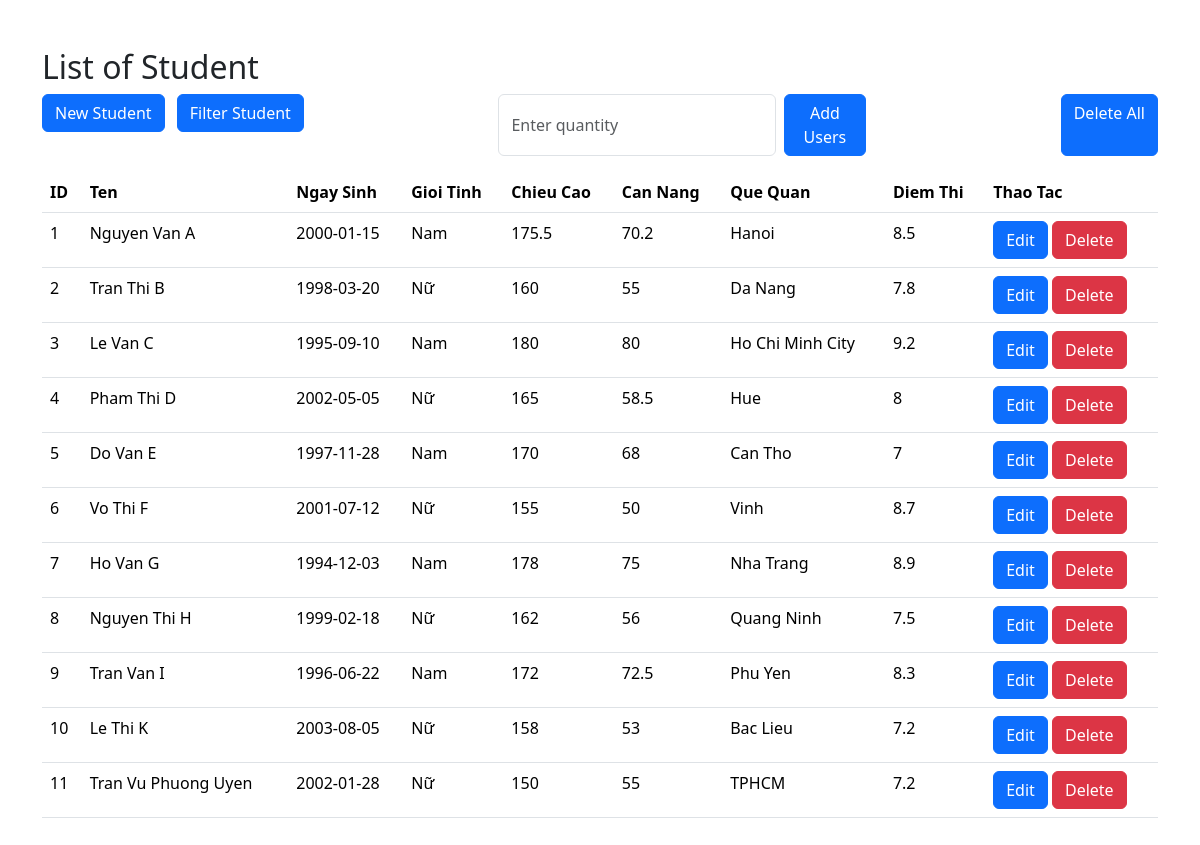
The page / on the database its author committed.
### tables this page shows
CREATE TABLE `userinformation` (
  `ID` int(11) NOT NULL,
  `Ten` varchar(255) NOT NULL,
  `NgaySinh` date DEFAULT NULL,
  `GioiTinh` enum('Nam','Nữ','Khác') DEFAULT NULL,
  `ChieuCao` float DEFAULT NULL,
  `CanNang` float DEFAULT NULL,
  `QueQuan` varchar(255) DEFAULT NULL,
  `DiemThi` float DEFAULT NULL
);

### index.php (the view, shortened to what this page needs)
<?php
$servername = "localhost";
$username = "root";
$password = "";
$database = "student";
$connection = new mysqli($servername, $username, $password, $database);
?>
<!DOCTYPE html>
<html lang="en">
<head>
  <link rel="stylesheet" href="https://cdn.jsdelivr.net/npm/bootstrap@5.3.3/dist/css/bootstrap.min.css" />
</head>
<body>
  <div class="container my-5">
    <h2 class="d-flex align-items-center">List of Student</h2>
    <div class="d-flex justify-content-between mb-3">
      <span>
        <a href="/Student-List/create.php" class="btn btn-primary me-2" role="button">New Student</a>
        <a href="/Student-List/filter.php" class="btn btn-primary me-2" role="button">Filter Student</a>
      </span>
      <form method="post" class="d-flex">
        <input type="number" name="quantity" class="form-control me-2" placeholder="Enter quantity" required>
        <button type="submit" name="add_users" class="btn btn-primary">Add Users</button>
      </form>
      <a href="?delete_all=true" class="btn btn-primary custom-gradient-4 ms-2" role="button">Delete All</a>
    </div>
    <table class="table">
      <thead>
        <tr>
          <th>ID</th>
          <th>Ten</th>
          <th>Ngay Sinh</th>
          <th>Gioi Tinh</th>
          <th>Chieu Cao</th>
          <th>Can Nang</th>
          <th>Que Quan</th>
          <th>Diem Thi</th>
          <th>Thao Tac</th>
        </tr>
      </thead>
      <tbody>
        <?php
                $sql = "SELECT * FROM userinformation";
                $result = $connection->query($sql);
                if ($result->num_rows > 0) {
                    while ($row = $result->fetch_assoc()) {
                        echo "
                        <tr>
                            <td>{$row['ID']}</td>
                            <td>{$row['Ten']}</td>
                            <td>{$row['NgaySinh']}</td>
                            <td>{$row['GioiTinh']}</td>
                            <td>{$row['ChieuCao']}</td>
                            <td>{$row['CanNang']}</td>
                            <td>{$row['QueQuan']}</td>
                            <td>{$row['DiemThi']}</td>
                            <td>
                                <a class='btn btn-primary btm-sm' href='/Student-List/edit.php?ID={$row['ID']}'>Edit</a>
                                <a class='btn btn-danger btm-sm' href='/Student-List/delete.php?ID={$row['ID']}'>Delete</a>
                            </td>
                        </tr>
                        ";
                    }
                } else {
                    echo "<tr><td colspan='9'>No data available</td></tr>";
                }
                ?>
      </tbody>
    </table>
  </div>
</body>
</html>

### rows shown on the page
userinformation: ID "1", Ten "Nguyen Van A", NgaySinh "2000-01-15", GioiTinh "Nam", ChieuCao "175.5", CanNang "70.2", QueQuan "Hanoi", DiemThi "8.5"
userinformation: ID "2", Ten "Tran Thi B", NgaySinh "1998-03-20", GioiTinh "Nữ", ChieuCao "160", CanNang "55", QueQuan "Da Nang", DiemThi "7.8"
userinformation: ID "3", Ten "Le Van C", NgaySinh "1995-09-10", GioiTinh "Nam", ChieuCao "180", CanNang "80", QueQuan "Ho Chi Minh City", DiemThi "9.2"
userinformation: ID "4", Ten "Pham Thi D", NgaySinh "2002-05-05", GioiTinh "Nữ", ChieuCao "165", CanNang "58.5", QueQuan "Hue", DiemThi "8"
userinformation: ID "5", Ten "Do Van E", NgaySinh "1997-11-28", GioiTinh "Nam", ChieuCao "170", CanNang "68", QueQuan "Can Tho", DiemThi "7"
userinformation: ID "6", Ten "Vo Thi F", NgaySinh "2001-07-12", GioiTinh "Nữ", ChieuCao "155", CanNang "50", QueQuan "Vinh", DiemThi "8.7"
userinformation: ID "7", Ten "Ho Van G", NgaySinh "1994-12-03", GioiTinh "Nam", ChieuCao "178", CanNang "75", QueQuan "Nha Trang", DiemThi "8.9"
userinformation: ID "8", Ten "Nguyen Thi H", NgaySinh "1999-02-18", GioiTinh "Nữ", ChieuCao "162", CanNang "56", QueQuan "Quang Ninh", DiemThi "7.5"
userinformation: ID "9", Ten "Tran Van I", NgaySinh "1996-06-22", GioiTinh "Nam", ChieuCao "172", CanNang "72.5", QueQuan "Phu Yen", DiemThi "8.3"
userinformation: ID "10", Ten "Le Thi K", NgaySinh "2003-08-05", GioiTinh "Nữ", ChieuCao "158", CanNang "53", QueQuan "Bac Lieu", DiemThi "7.2"
userinformation: ID "11", Ten "Tran Vu Phuong Uyen", NgaySinh "2002-01-28", GioiTinh "Nữ", ChieuCao "150", CanNang "55", QueQuan "TPHCM", DiemThi "7.2"
